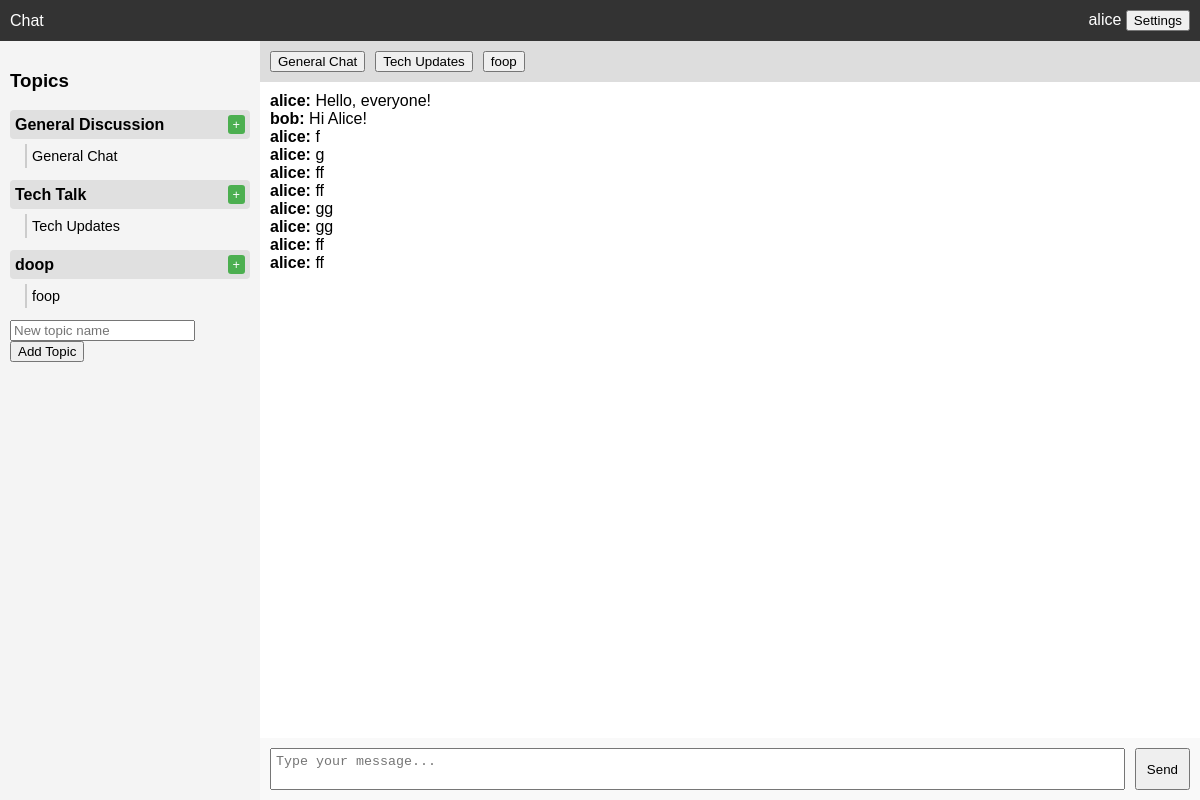
Before: / with the older database file.
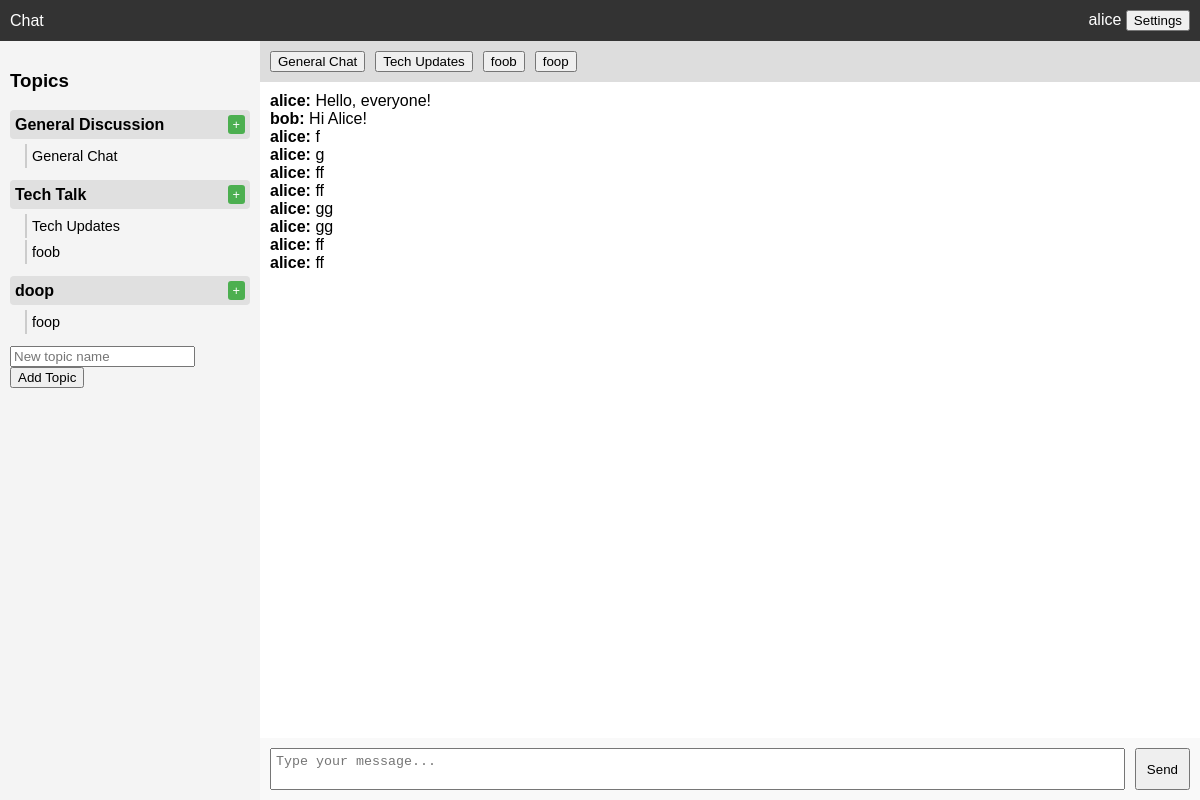
After: the same page with the newer database file.
### tables this page shows
CREATE TABLE Topics (
    id INTEGER PRIMARY KEY AUTOINCREMENT,
    name TEXT NOT NULL UNIQUE,
    description TEXT,
    created_at TIMESTAMP DEFAULT CURRENT_TIMESTAMP
);

CREATE TABLE Conversations (
    id INTEGER PRIMARY KEY AUTOINCREMENT,
    topic_id INTEGER NOT NULL,
    name TEXT NOT NULL,
    created_at TIMESTAMP DEFAULT CURRENT_TIMESTAMP,
    FOREIGN KEY (topic_id) REFERENCES Topics (id)
);

CREATE TABLE Messages (
    id INTEGER PRIMARY KEY AUTOINCREMENT,
    conversation_id INTEGER NOT NULL,
    author_id INTEGER NOT NULL,
    content TEXT NOT NULL,
    created_at TIMESTAMP DEFAULT CURRENT_TIMESTAMP,
    FOREIGN KEY (conversation_id) REFERENCES Conversations (id),
    FOREIGN KEY (author_id) REFERENCES Users (id)
);

CREATE TABLE Users (
    id INTEGER PRIMARY KEY AUTOINCREMENT,
    username TEXT NOT NULL UNIQUE,
    created_at TIMESTAMP DEFAULT CURRENT_TIMESTAMP
);

### server.py (the view)
@app.get("/", response_class=HTMLResponse)
async def read_root(request: Request, x_user: int = Header(default=1)):
    if x_user is None:
        raise HTTPException(status_code=400, detail="Missing x_user header")
    user = db.get_user(x_user)
    if not user:
        raise HTTPException(status_code=404, detail="User not found")
    topics = db.get_subscribed_topics(user.id)
    conversations = []
    for topic in topics:
        conversations.extend(topic.conversations)
    messages = db.get_messages(conversations[0].id, limit=10, offset=0) if conversations else []
    data = {
        "request": request,
        "username": user.username,
        "topics": topics,
        "tabs": conversations,
        "conversation_id": conversations[0].id if conversations else None,
        "messages": messages,
        "user": user,
    }
    return templates.TemplateResponse("index.html", data)

### templates/index.html (shortened to what this page needs)
<!DOCTYPE html>
<html>
<head>
    <link rel="stylesheet" href="/static/styles.css">
</head>
<body hx-ext="ws" ws-connect="/ws" hx-header="X-User: 1">
    {% include "header.html" %}
    <div id="layout">
        {% include "topics.html" %}
        <div id="main">
            {% include "tabs.html" %}
            <div id="content">
                {% include "conversation.html" %}
            </div>
        </div>
    </div>
</body>
</html>

### templates/topics.html
<div id="topics">
    <h3>Topics</h3>
    <ul class="topic-list">
        {% for topic in topics %}
        <li class="topic-item">
            <div class="topic-header">
                <span class="topic-name">{{ topic.name }}</span>
                <button class="create-conversation-btn"
                        hx-get="/create_conversation/topic/{{ topic.id }}"
                        hx-target="#content">
                    +
                </button>
            </div>
            <ul class="conversation-list">
                {% for conversation in topic.conversations %}
                <li class="conversation-item">
                    <span class="conversation-name">{{ conversation.name }}</span>
                </li>
                {% endfor %}
            </ul>
        </li>
        {% endfor %}
    </ul>
    <form hx-post="/topics" hx-target="#topics" hx-swap="outerHTML">
        <input type="text" name="topic_name" placeholder="New topic name" required />
        <button type="submit">Add Topic</button>
    </form>
</div>

### templates/tabs.html
<div id="tabs">
    {% for tab in tabs %}
    <button
        hx-get="/conversation/{{ tab.id }}"
        hx-target="#conversation"
        hx-swap="innerHTML">
        {{ tab.name }}
    </button>
    {% endfor %}
</div>

### templates/conversation.html
<div id="conversation">
    <div id="messages">
        {% for message in messages %}
        <div><strong>{{ message.author_name }}:</strong> {{ message.content }}</div>
        {% endfor %}
    </div>
    {% include "message_input.html" with context %}
</div>

Changed rows visible on the page:
added Conversations: name "foob"
